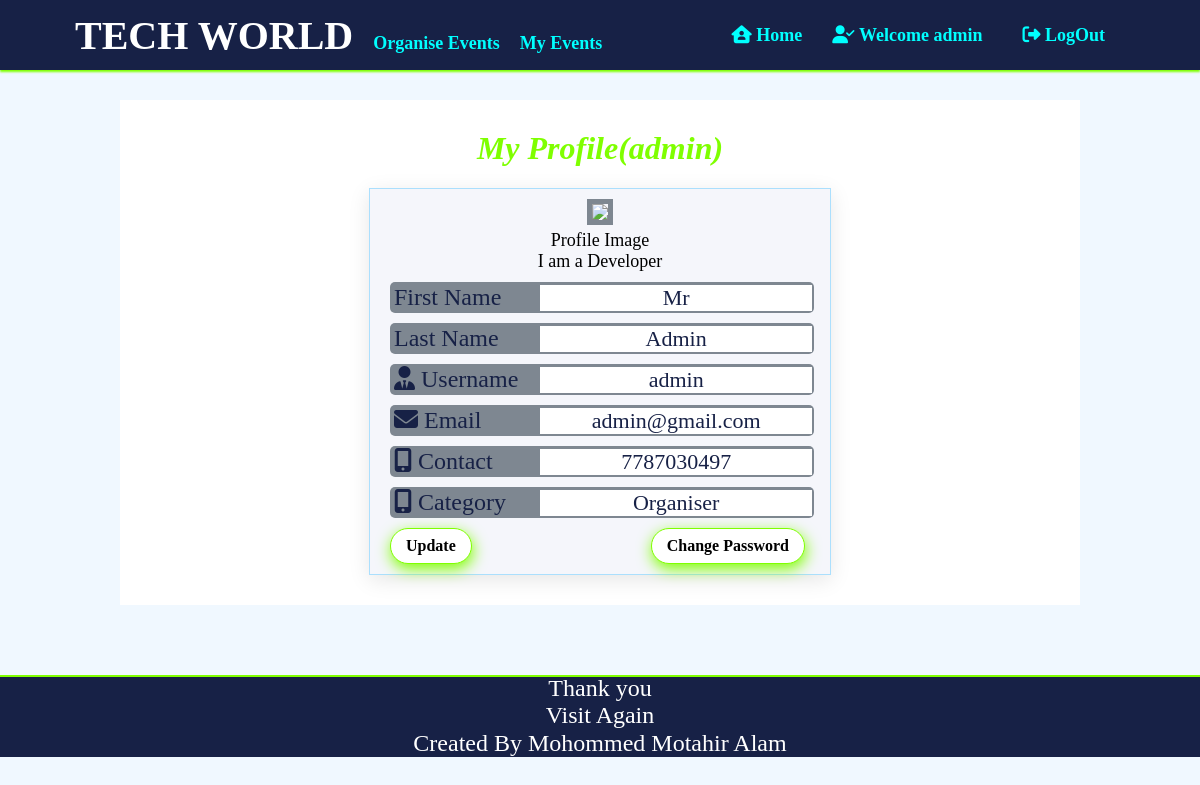
Screenshot of /account/1 with the database file from the repository.
### account/models.py (models this page shows, shortened)
class User(AbstractUser):
    CATEGORY_CHOICES=[
        ('Organiser','Organiser'),
        ('Member','Member')
    ]
    email=models.EmailField(unique=True)
    contact=models.CharField(max_length=10)
    profile=models.ImageField(upload_to='account/',blank=True)
    bio=models.TextField(blank=True)
    category=models.CharField(choices=CATEGORY_CHOICES,default='Member',max_length=9)
    REQUIRED_FIELDS=('email','category','first_name','last_name')

### account/views.py (the view)
# urls.py: path("<int:pk>",UserDetailView.as_view(),name='Details'),
class UserDetailView(generic.DetailView):
    model=get_user_model()
    template_name = "registration/User Details.html"

### account/templates/registration/User Details.html (shortened to what this page needs)
{%extends 'event/Base.html'%}
{%load static%}
{%block extra_head%}
    <link rel="stylesheet" href="{%static "event/css/profile.css"%}">
{% endblock %}
{%block content%}
    <div id='wraper'>
        <h1>My Profile({{user.username}})</h1>
        <div id='details_wraper'>
            <div class='profile_img'>
                {% if user.profile %}
                    <img style='width:100px; border:5px solid rgb(126, 135, 145);' src="{{user.image.url}}">
                {% else %}
                    <img style='width:100px; border:5px solid rgb(126, 135, 145);' src="https://philadelphiapsychology.org/wp-content/uploads/2018/07/male-profile-picture.png">
                {% endif %}
                <p>Profile Image</p>
                <p>{{user.bio}}</p>
            </div>
            <div class="field">
                <div class='iconfield'>
                    <span>First Name</span>
                </div>
                <div class='userfield'>{{user.first_name}}</div>
            </div>
            <div class="field">
                <div class='iconfield'>
                    <span>Last Name</span>
                </div>
                <div class='userfield'>{{user.last_name}}</div>
            </div>
            <div class="field">
                <div class='iconfield'>
                    <i class="fas fa-user-tie"></i>
                    <span>Username</span>
                </div>
                <div class='userfield'>{{user.username}}</div>
            </div>
            <div class="field">
                <div class='iconfield'>
                    <i class="fa fa-envelope"></i>
                    <span>Email</span>
                </div>
                <div class='userfield'>{{user.email}}</div>
            </div>
            <div class="field">
                <div class='iconfield'>
                    <i class="fas fa-mobile-alt"></i>
                    <span>Contact</span>
                </div>
                <div class='userfield'>{{user.contact}}</div>
            </div>
            <div class="field">
                <div class='iconfield'>
                    <i class="fas fa-mobile-alt"></i>
                    <span>Category</span>
                </div>
                <div class='userfield'>{{user.category}}</div>
            </div>
            <div id='updatepart'>
                <a class="link" href="{%url 'Update' user.id%}"><button>Update</button></a>
                <a class="link" href="{%url 'password_change' %}"><button>Change Password</button></a>
            </div>
        </div>
    </div>
{% endblock %}

### event/templates/event/Base.html (shortened to what this page needs)
{%load static%}
<!DOCTYPE html>
<html>
    <head>
        <link rel="stylesheet" href="{% static "event/css/Style.css"%}">
        {% block extra_head %}
        {% endblock %}
    </head>
    <body>
        <header>
            <div id="nav1">
                <span id="Edyoda">TECH WORLD</span>
                {% if user.is_authenticated %}
                    <a class="link" href="{%url 'Event Create'%}"><span class="nav1">Organise Events</span></a>
                    <a class="link" href="{%url 'My Events' user.id%}"><span class="nav1">My Events</span></a>
                {% endif %}
            </div>
            <nav id="nav2">
                {%if user.is_authenticated %}
                    <a class="link" href="{%url 'home' %}"><span class="nav1"><i class="fas fa-house-user"></i> Home</span></a>
                    <a class="link" href="{%url 'Details' user.id %}"><span class="nav2"><i class="fas fa-user-check"></i> Welcome {{user.get_username}}</span></a>
                    <a class="link" href="{%url 'logout' %}"><span class="nav2"><i class="fas fa-sign-out-alt"></i> LogOut</span></a>
                {% else %}
                    <a class="link" href="{%url 'home' %}"><span class="nav2"><i class="fas fa-home"> </i>Home</span></a>
                    <a class="link" href="{%url 'login' %}"><span class="nav2"><i class="fas fa-sign-in-alt"></i> LogIn</span></a>
                    <a class="link" href=""><span class="nav2">Contact Us</span></a>
                {% endif %}
            </nav>
        </header>
        <div id="container">
            {% block content %}
            {% endblock %}
        </div>
        <footer>
            <p>Thank you<br>Visit Again<p>
            <p>Created By Mohommed Motahir Alam</p>
        </footer>
    </body>
</html>

### event/static/event/css/Style.css (style rules this page uses)
html { scroll-behavior: smooth; }
body { margin: 0px; padding: 0px; background-color: aliceblue; font-family: 'Times New Roman', Times, serif; }
header { box-sizing: border-box; background-color: #172146; box-shadow: 0px 2px 2px #7fff00; width: 100%; height: 70px; position: fixed; top:0px; display: flex; justify-content: space-between; align-items: center; padding: 15px 75px; }
#nav1 { width: 55%; text-align: left; display: flex; justify-content: start; align-items: baseline; }
#nav2 { width: 45%; text-align: right; display: flex; justify-content: flex-end; align-items: baseline; }
#Edyoda { color:white; font-weight: bolder; font-size: 40px; margin: 0px; margin-right: 10px; }
.nav1 { color: aqua; font-weight: bolder; font-size: 18px; margin:0px 10px; }
.nav2 { color: aqua; font-weight: bolder; font-size: 18px; margin:0px 20px; }
footer { box-sizing: border-box; box-shadow: inset 0px 2px 0px #7fff00; background-color: #172146; width: 100%; height: 100%; color: white; font-size: 24px; text-align: center; }
footer p { margin: 1px; }
#container { width: 80%; margin: 70px auto; margin-top: 100px; background-color:white; box-sizing: border-box; }
h1 { text-align: center; font-weight: bolder; font-style: italic; color: #7fff00; }
button { width: auto; margin-bottom: 10px; margin-right: 5px; border-radius: 20px; cursor: pointer; color:black; font-weight: 600; font-family: 'Times New Roman'; background-color:white; box-shadow: 1px 5px 15px 0#7fff00; border: 1px solid #7fff00; font-size: 16px; padding: 8px 15px; }
.link { text-decoration: none; color: unset; }

### event/static/event/css/profile.css (style rules this page uses)
h1 { margin-top: 0px; }
#wraper { padding: 30px; margin: 0px; }
#details_wraper { width: 420px; height: 100%; background-color: #f5f6fb; margin: 0px auto; box-shadow: 0 5px 20px 0 rgba(0,0,0,.1); border: 1px solid rgba(0,168,255,.3); padding: 0px 20px; font-size: 24px; color: #172146; }
.profile_img { text-align: center; margin: 10px; color:black; font-size: 18px; }
.field { width: 100%; background-color: rgb(126, 135, 145); padding: 2px; display: flex; border-radius: 5px; align-items: center; margin-bottom: 10px; }
.iconfield { width: 35%; margin-left: 2px; }
.userfield { width: 65%; background-color: white; text-align: center; font-size: 22px; }
#updatepart { display: flex; justify-content: space-between; align-items: center; }
p { margin: 0px; }

### rows the page displays
User: get_username "admin", username "admin", bio "I am a Developer", first_name "Mr", last_name "Admin", email "admin@gmail.com", contact "7787030497", category "Organiser"
